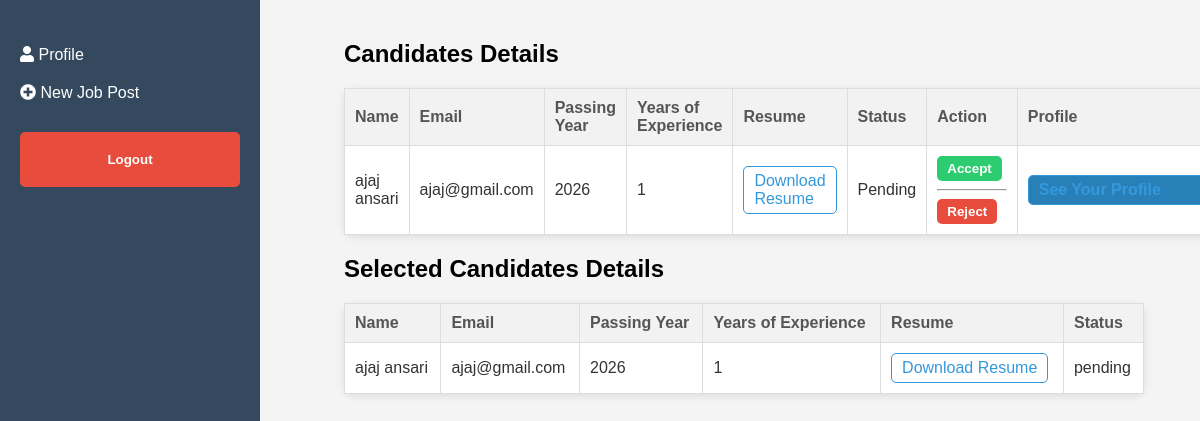
/hr/candidate-details/26/ (signed in), run on the app's committed database.
### hr/models.py (models this page shows, shortened)
class CandidateApplication(models.Model):
    user = models.ForeignKey(to=User, on_delete=models.CASCADE)
    job = models.ForeignKey(to=JobPost, on_delete=models.CASCADE)
    passingYear = models.IntegerField()
    yearOfExp = models.IntegerField(default=0)
    resume = models.FileField(upload_to='resume/')
    status = models.CharField(choices=STATUS_CHOICES, max_length=20, default='pending')

class SelectedCandidate(models.Model):
    job = models.ForeignKey(to = JobPost, on_delete=models.CASCADE)
    candidate = models.OneToOneField(to = CandidateApplication, on_delete=models.CASCADE)

### hr/views.py (the view)
# urls.py: path('candidate-details/<int:pk>/',views.candidate_view,name='candidate_details'),
@login_required
def candidate_view(request, pk):
    job = get_object_or_404(JobPost, id=pk)
    applications = CandidateApplication.objects.filter(job=job)
    selectedCandidate = SelectedCandidate.objects.filter(job=job)
    return render(request, 'hr/candidate.html', {
        'applications': applications,
        'job': job,
        'selectedCandidate': selectedCandidate
    })

### hr/templates/hr/candidate.html (shortened to what this page needs)
<!DOCTYPE html>
<html lang="en">
  <head>
    <link
      rel="stylesheet"
      href="https://cdnjs.cloudflare.com/ajax/libs/font-awesome/5.15.3/css/all.min.css"
    />
  </head>
  <body>
    <div class="container">
      {% include 'hr/navbar.html' %}
      <div class="content">
        <h2>Candidates Details</h2>
        {% if applications %}
        <table class="candidates-table">
          <thead>
            <tr>
              <th>Name</th>
              <th>Email</th>
              <th>Passing Year</th>
              <th>Years of Experience</th>
              <th>Resume</th>
              <th>Status</th>
              <th>Action</th>
              <th>Profile</th>
            </tr>
          </thead>
          <tbody>
            {% for candidate in applications %}
            <tr>
              <td>{{candidate.user.username}}</td>
              <td>{{candidate.user.email}}</td>
              <td>{{candidate.passingYear}}</td>
              <td>{{candidate.yearOfExp}}</td>
              <td>
                <a href="{{candidate.resume.url}}" class="resume-download"
                  >Download Resume</a
                >
              </td>
              <td>Pending</td>
              <td>
                <form action="{% url 'selectCandidate' %}" method="post">
                  <button class="accept-button" type="submit">Accept</button>
                </form>
                <hr />
                <form action="{% url 'deletecand' %}" method="post">
  <button class="reject-button">Reject</button>
</form>
              </td>
              <td><a href="{% url 'candidate_details' pk=candidate.id %}" class="profile-button">See Your Profile</a></td>
            </tr>
            {% endfor %}
          </tbody>
        </table>
        {% else %}
        <h2>No Application received</h2>
        {% endif %}
        <h2>Selected Candidates Details</h2>
        {% if selectedCandidate %}
        <table class="candidates-table">
          <thead>
            <tr>
              <th>Name</th>
              <th>Email</th>
              <th>Passing Year</th>
              <th>Years of Experience</th>
              <th>Resume</th>
              <th>Status</th>
            </tr>
          </thead>
          <tbody>
            {% for selectcandi in selectedCandidate %}
            <tr>
              <td>{{selectcandi.candidate.user.username}}</td>
              <td>{{selectcandi.candidate.user.email}}</td>
              <td>{{selectcandi.candidate.passingYear}}</td>
              <td>{{selectcandi.candidate.yearOfExp}}</td>
              <td>
                <a
                  href="{{selectcandi.candidate.resume.url}}"
                  class="resume-download"
                  >Download Resume</a
                >
              </td>
              <td>{{selectcandi.candidate.status}}</td>
            </tr>
            {% endfor %}
          </tbody>
        </table>
        {% else %}
        <h2>No Application received till now..</h2>
        {% endif %}
      </div>
    </div>
  </body>
</html>

### hr/templates/hr/candidate.html (style rules this page uses)
body { margin: 0; font-family: Arial, sans-serif; background-color: #f4f4f4; display: flex; min-height: 100vh; }
.container { display: flex; flex-direction: row; }
.content { flex: 1; padding: 20px; margin-left: 4rem; width: 50rem; }
.content { flex: 1; padding: 20px; }
.candidates-table { width: 100%; border-collapse: collapse; margin-top: 20px; }
.candidates-table th, .candidates-table td { border: 1px solid #ddd; padding: 10px; text-align: left; }
.candidates-table th { background-color: #f2f2f2; }
.resume-download { color: #3498db; text-decoration: none; transition: color 0.3s; }
.candidates-table th { background-color: #f2f2f2; font-weight: bold; color: #555; }
.candidates-table td { background-color: #fff; color: #333; }
.candidates-table { box-shadow: 0px 2px 8px rgba(0, 0, 0, 0.1); border-radius: 10px; }
.candidates-table th, .candidates-table td { transition: background-color 0.3s, color 0.3s; }
.candidates-table td a { display: inline-block; padding: 5px 10px; border: 1px solid #3498db; border-radius: 5px; color: #3498db; transition: background-color 0.3s, color 0.3s; }
.accept-button, .reject-button { display: inline-block; padding: 5px 10px; margin-right: 5px; border: none; border-radius: 5px; cursor: pointer; font-weight: bold; transition: background-color 0.3s, color 0.3s; }
.accept-button { background-color: #2ecc71; color: white; }
.reject-button { background-color: #e74c3c; color: white; }
.profile-button { display: inline-block; padding: 5px 10px; width: 10rem; background-color: #2980b9; border: none; border-radius: 5px; color: white; text-decoration: none; font-weight: bold; transition: background-color 0.3s, color 0.3s; }

### data on the page
CandidateApplication: user.username "ajaj ansari", user.email "ajaj@gmail.com", passingYear "2026", yearOfExp "1"
SelectedCandidate: candidate.user.username "ajaj ansari", candidate.user.email "ajaj@gmail.com", candidate.passingYear "2026", candidate.yearOfExp "1", candidate.status "pending"
